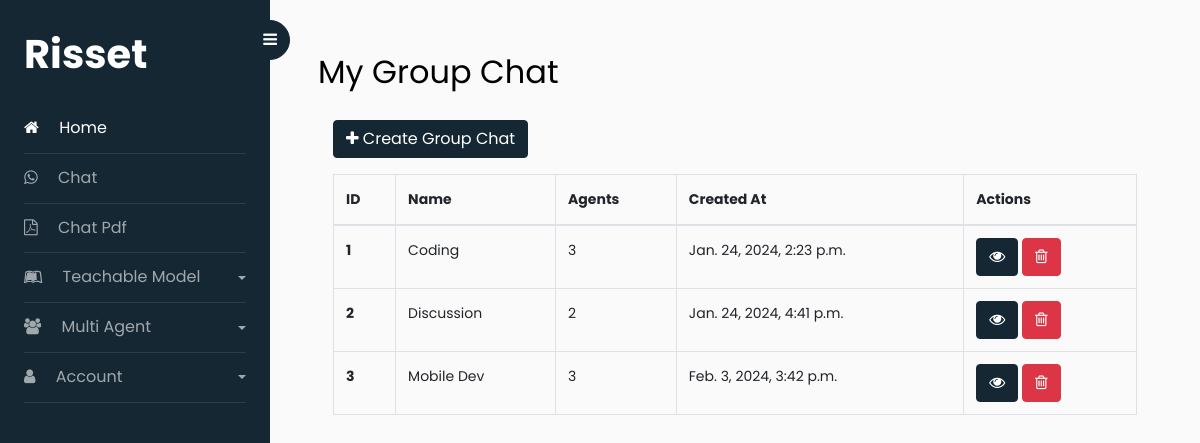
Page /chat/group-chat/ (signed in) on the committed database.
### chat/models.py (models this page shows, shortened)
class GroupChat(models.Model):
    user = models.ForeignKey(User, on_delete=models.CASCADE, related_name='group_chats')
    name = models.CharField(max_length=255)
    slug = models.SlugField(max_length=255, unique=True, blank=True, null=True)
    created_at = models.DateTimeField(auto_now_add=True)
    updated_at = models.DateTimeField(auto_now=True)
    is_active = models.BooleanField(default=True)

### chat/views.py (the view)
# urls.py: path("group-chat/", GroupChatListView.as_view(), name="group-chat"),
class GroupChatListView(LoginRequiredMixin, View):
    def get(self, request, *args, **kwargs):
        group_chats = request.user.group_chats.all()
        return render(request, "pages/groupchats.html", {'group_chats': group_chats})

### templates/pages/groupchats.html
{% extends "pages/base.html" %}
{% load filename %}
{% block content %}
    <div id="content" class="p-4 p-md-5 pt-5">
        <h2 class="mb-4">My Group Chat</h2>
        <div class="container">
            {% if group_chats %}
            <div class="row">
                <div class="col-12">
                    <a href="{% url "chat:create-group-chat" %}" class="btn btn-primary mb-3"><i class="fa fa-plus"></i> Create Group Chat</a>
                    <table class="table table-bordered">
                        <thead>
                        <tr>
                            <th scope="col">ID</th>
                            <th scope="col">Name</th>
                            <th scope="col">Agents</th>
                            <th scope="col">Created At</th>
                            <th scope="col">Actions</th>
                        </tr>
                        </thead>
                        <tbody>
                        {% for gc in group_chats %}
                        <tr>
                            <th scope="row">{{ gc.id }}</th>
                            <td>{{ gc.name|truncatewords:5 }}</td>
                            <td>{{ gc.agents.count }}</td>
                            <td>{{ gc.created_at }}</td>
                            <td>
                                <a href="{% url "chat:agent" gc.slug %}" class="btn btn-primary"><i class="fa fa-eye"></i></a>
                                <a href="" class="btn btn-danger"><i class="fa fa-trash-o"></i></a>
                            </td>
                        </tr>
                        {% endfor %}
                        </tbody>
                    </table>
                </div>
            </div>
                {% else %}
                <div class="row">
                    <div class="col-12">
                        <p>No group chat found.</p>
                    <a href="{% url "chat:create-group-chat" %}" class="btn btn-primary"><i class="fa fa-plus"></i> Create Group Chat</a>
                    </div>
            {% endif %}
        </div>
    </div>
{% endblock %}

### rows in the picture
GroupChat: id "1", name "Coding", agents.count "3", created_at "Jan. 24, 2024, 2:23 p.m."
GroupChat: id "2", name "Discussion", agents.count "2", created_at "Jan. 24, 2024, 4:41 p.m."
GroupChat: id "3", name "Mobile Dev", agents.count "3", created_at "Feb. 3, 2024, 3:42 p.m."
